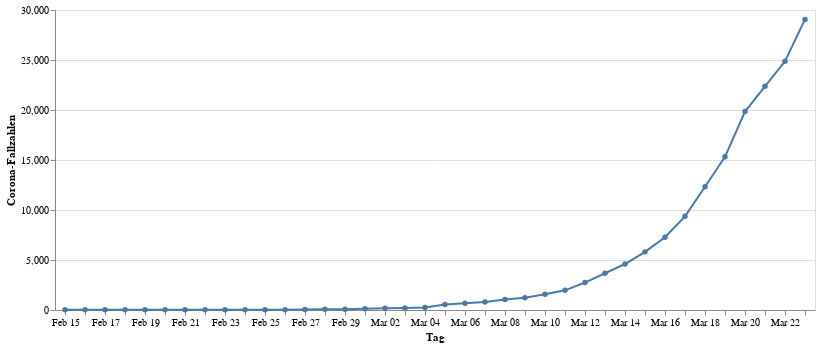

The notebook cell saved with this chart:
### Code cell
infections = alt.Chart(data).mark_line(point=True).encode(
    alt.X("monthdate(day):O", title="Tag"),
    alt.Y("cases:Q", title="Corona-Fallzahlen"))
infections

### Figure 1 — Vega-Lite specification as saved in the notebook (floating-point values rounded to 4 significant figures)
{"config": {"view": {"continuousWidth": 400, "continuousHeight": 300}}, "data": {"name": "data-c3296096b88d61888a5ba735af87cc0c"}, "mark": {"type": "line", "point": true}, "encoding": {"x": {"type": "ordinal", "field": "day", "timeUnit": "monthdate", "title": "Tag"}, "y": {"type": "quantitative", "field": "cases", "title": "Corona-Fallzahlen"}}, "$schema": "https://vega.github.io/schema/vega-lite/v4.0.2.json", "datasets": {"data-c3296096b88d61888a5ba735af87cc0c": [{"day": "2020-02-15T00:00:00", "cases": 16}, {"day": "2020-02-16T00:00:00", "cases": 16}, {"day": "2020-02-17T00:00:00", "cases": 16}, {"day": "2020-02-18T00:00:00", "cases": 16}, {"day": "2020-02-19T00:00:00", "cases": 16}, {"day": "2020-02-20T00:00:00", "cases": 16}, {"day": "2020-02-21T00:00:00", "cases": 16}, {"day": "2020-02-22T00:00:00", "cases": 16}, {"day": "2020-02-23T00:00:00", "cases": 16}, {"day": "2020-02-24T00:00:00", "cases": 16}, {"day": "2020-02-25T00:00:00", "cases": 18}, {"day": "2020-02-26T00:00:00", "cases": 26}, {"day": "2020-02-27T00:00:00", "cases": 48}, {"day": "2020-02-28T00:00:00", "cases": 74}, {"day": "2020-02-29T00:00:00", "cases": 79}, {"day": "2020-03-01T00:00:00", "cases": 130}, {"day": "2020-03-02T00:00:00", "cases": 165}, {"day": "2020-03-03T00:00:00", "cases": 203}, {"day": "2020-03-04T00:00:00", "cases": 262}, {"day": "2020-03-05T00:00:00", "cases": 545}, {"day": "2020-03-06T00:00:00", "cases": 670}, {"day": "2020-03-07T00:00:00", "cases": 800}, {"day": "2020-03-08T00:00:00", "cases": 1040}, {"day": "2020-03-09T00:00:00", "cases": 1224}, {"day": "2020-03-10T00:00:00", "cases": 1565}, {"day": "2020-03-11T00:00:00", "cases": 1966}, {"day": "2020-03-12T00:00:00", "cases": 2745}, {"day": "2020-03-13T00:00:00", "cases": 3675}, {"day": "2020-03-14T00:00:00", "cases": 4599}, {"day": "2020-03-15T00:00:00", "cases": 5813}, {"day": "2020-03-16T00:00:00", "cases": 7272}, {"day": "2020-03-17T00:00:00", "cases": 9367}, {"day": "2020-03-18T00:00:00", "cases": 12327}, {"day": "2020-03-19T00:00:00", "cases": 15320}, {"day": "2020-03-20T00:00:00", "cases": 19848}, {"day": "2020-03-21T00:00:00", "cases": 22364}, {"day": "2020-03-22T00:00:00", "cases": 24873}, {"day": "2020-03-23T00:00:00", "cases": 29056}]}}
